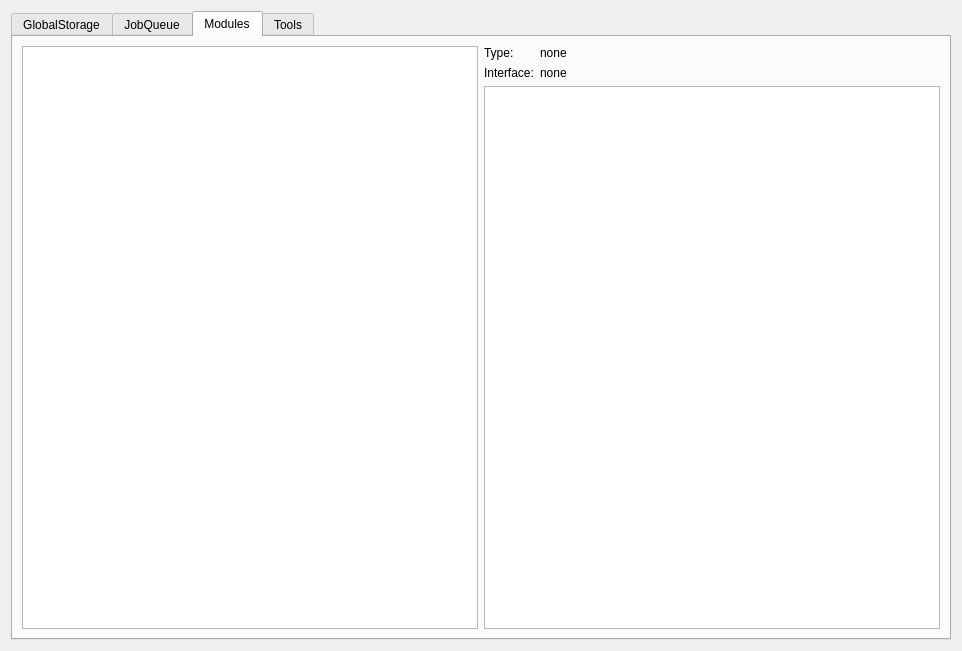
<?xml version="1.0" encoding="UTF-8"?>
<ui version="4.0">
 <class>Calamares::DebugWindow</class>
 <widget class="QWidget" name="Calamares::DebugWindow">
  <property name="geometry">
   <rect>
    <x>0</x>
    <y>0</y>
    <width>962</width>
    <height>651</height>
   </rect>
  </property>
  <property name="windowTitle">
   <string>Form</string>
  </property>
  <layout class="QVBoxLayout" name="verticalLayout">
   <item>
    <widget class="QTabWidget" name="tabWidget">
     <property name="currentIndex">
      <number>2</number>
     </property>
     <widget class="QWidget" name="globalStorageTab">
      <attribute name="title">
       <string>GlobalStorage</string>
      </attribute>
      <layout class="QVBoxLayout" name="verticalLayout_2">
       <item>
        <widget class="QTreeView" name="globalStorageView"/>
       </item>
      </layout>
     </widget>
     <widget class="QWidget" name="jobQueueTab">
      <attribute name="title">
       <string>JobQueue</string>
      </attribute>
      <layout class="QVBoxLayout" name="verticalLayout_3">
       <item>
        <widget class="QTextEdit" name="jobQueueText"/>
       </item>
      </layout>
     </widget>
     <widget class="QWidget" name="modulesTab">
      <attribute name="title">
       <string>Modules</string>
      </attribute>
      <layout class="QHBoxLayout" name="horizontalLayout">
       <item>
        <widget class="QListView" name="modulesListView"/>
       </item>
       <item>
        <layout class="QVBoxLayout" name="modulesVerticalLayout">
         <item>
          <layout class="QFormLayout" name="formLayout">
           <item row="0" column="0">
            <widget class="QLabel" name="label">
             <property name="text">
              <string>Type:</string>
             </property>
            </widget>
           </item>
           <item row="0" column="1">
            <widget class="QLabel" name="moduleTypeLabel">
             <property name="text">
              <string>none</string>
             </property>
            </widget>
           </item>
           <item row="1" column="0">
            <widget class="QLabel" name="label_2">
             <property name="text">
              <string>Interface:</string>
             </property>
            </widget>
           </item>
           <item row="1" column="1">
            <widget class="QLabel" name="moduleInterfaceLabel">
             <property name="text">
              <string>none</string>
             </property>
            </widget>
           </item>
          </layout>
         </item>
         <item>
          <widget class="QTreeView" name="moduleConfigView"/>
         </item>
        </layout>
       </item>
      </layout>
     </widget>
     <widget class="QWidget" name="toolsTab">
      <attribute name="title">
       <string>Tools</string>
      </attribute>
      <layout class="QVBoxLayout" name="verticalLayout_4">
       <item>
        <widget class="QPushButton" name="crashButton">
         <property name="text">
          <string notr="true">Crash now</string>
         </property>
        </widget>
       </item>
       <item>
        <spacer name="verticalSpacer">
         <property name="orientation">
          <enum>Qt::Vertical</enum>
         </property>
         <property name="sizeHint" stdset="0">
          <size>
           <width>20</width>
           <height>40</height>
          </size>
         </property>
        </spacer>
       </item>
      </layout>
     </widget>
    </widget>
   </item>
  </layout>
 </widget>
 <resources/>
 <connections/>
</ui>
